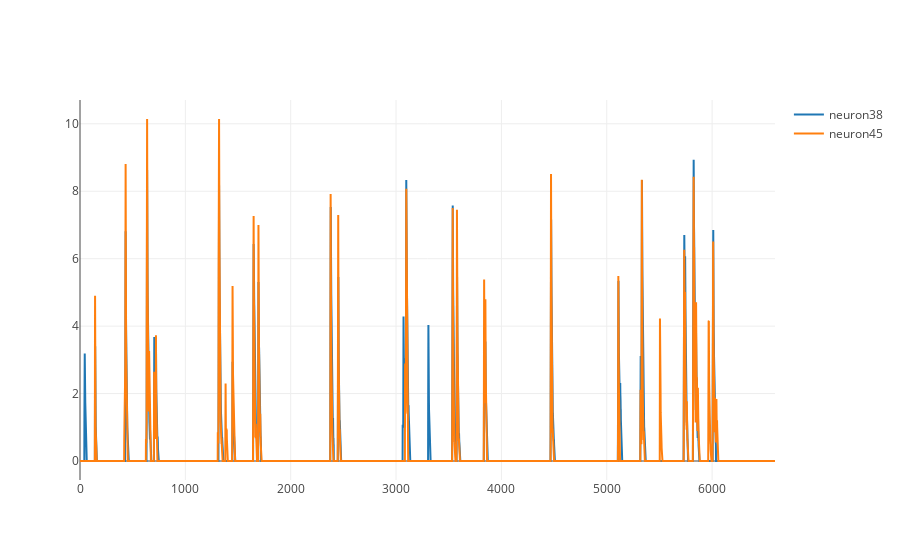

The notebook cell this image was saved under:
### Code cell
fig, r_value = au.neuron_scatter_plot_with_reg("neuron38", "neuron45", cell_transients_dataframe)
print("Correlation(neuron38, neuron45) = {}".format(r_value))
au.neuron_line_plot("neuron38", "neuron45", cell_transients_dataframe)

### Figure 1 — Plotly figure (JSON) as saved in the notebook; plotly's stock layout.template omitted (floating-point values rounded to 4 significant figures; data arrays with more than 128 entries replaced by an {"elided": "..."} marker saying what was removed)
{"data": [{"name": "neuron38", "type": "scatter", "uid": "17a00c", "x": {"elided": "6598 int values"}, "y": {"elided": "6598 float values"}}, {"name": "neuron45", "type": "scatter", "uid": "f2fa75", "x": {"elided": "6598 int values"}, "y": {"elided": "6598 float values"}}], "layout": {"autosize": true, "xaxis": {"autorange": true, "range": [0, 6597], "type": "linear"}, "yaxis": {"autorange": true, "range": [-0.5635, 10.71], "type": "linear"}}}
